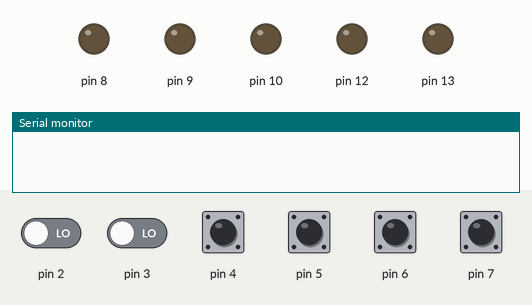
The sketch below on a simulated Arduino Uno, built with avr-gcc and run on an emulated ATmega328P. Shown: output pins drawn as LEDs (lit = HIGH), the last lines printed to the serial monitor. Inputs (shaded band) come from the test bench; at power-on: pin 4–7 HIGH, pin 2, pin 3 LOW.

Above: at 1.2 s.
1.3 s: pin 4 pulled LOW for 0.15 s
At 1.42 s:
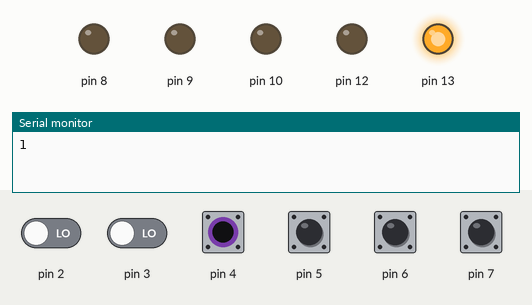
3.0 s: pin 5 pulled LOW for 0.15 s
At 3.07 s:
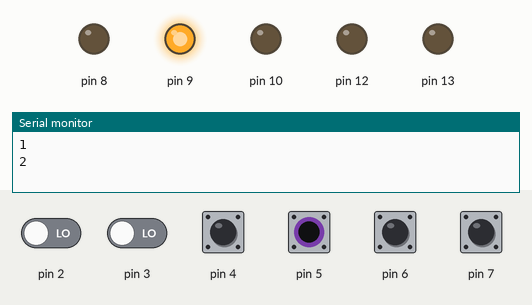
4.6 s: pin 6 pulled LOW for 0.15 s
At 4.72 s:
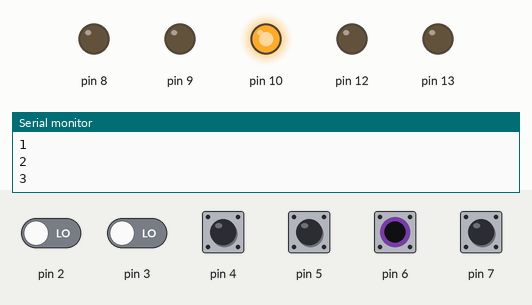
6.3 s: pin 7 pulled LOW for 1 s
At 8.2 s:
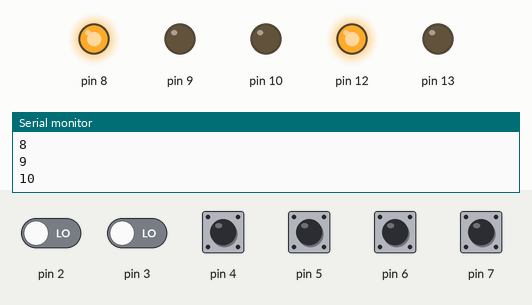
10.3 s: pin 2 driven HIGH and pin 4 driven LOW
At 12.8 s:
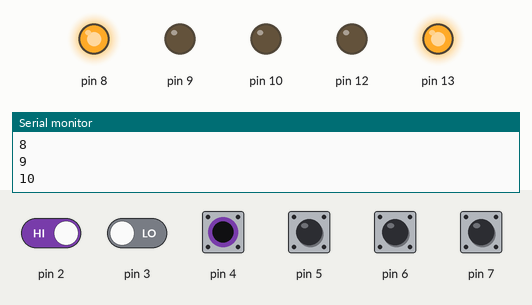
13.3 s: pin 4 driven HIGH
At 15.8 s:
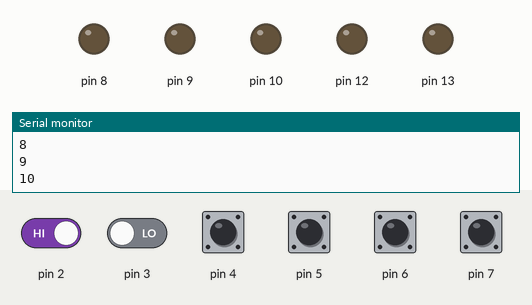
Timing chart, 0 to 17.3 s (numbered marks = the images above; inputs shaded):
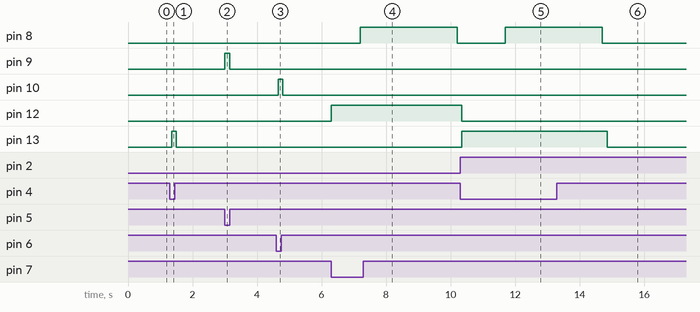

Measured:
- after the input at 1.3 s, pin 13: LOW → HIGH after 0.05 s, → LOW 0.15 s later
- after the input at 3.0 s, pin 9: LOW → HIGH at once, → LOW 0.15 s later
- after the input at 4.6 s, pin 10: LOW → HIGH after 0.05 s, → LOW 0.15 s later
- after the input at 6.3 s, pin 8: LOW → HIGH after 0.90 s, → LOW 3.0 s later; pin 12: LOW → HIGH at once
- after the input at 10.3 s, pin 8: LOW → HIGH after 1.4 s; pin 13: LOW → HIGH after 0.05 s
- after the input at 13.3 s, pin 8: goes on until 14.7 s, then stays LOW; pin 13: HIGH → LOW after 1.6 s

The sketch:

Task4.ino
```cpp
// Deklarera pekare till registren för Port B, Port D och Port B's indataregister
volatile uint8_t* ddrb = (volatile uint8_t*)0x24;
volatile uint8_t* portb = (volatile uint8_t*)0x25;
volatile uint8_t* pinb = (volatile uint8_t*)0x23;

volatile uint8_t* ddrd = (volatile uint8_t*)0x2A;
volatile uint8_t* portd = (volatile uint8_t*)0x2B;
volatile uint8_t* pind = (volatile uint8_t*)0x29;

// Variabel för att räkna knapptryckningar
int counter = 0;

void setup() {
  // Ställ in pin 0, 1, 2, 4 och 5 på Port B som utgångar
  *ddrb |= (1 << 0);
  *ddrb |= (1 << 1);
  *ddrb |= (1 << 2);
  *ddrb |= (1 << 4);
  *ddrb |= (1 << 5);

  // Ställ in pin 4, 5, 6 och 7 på Port D som ingångar med pull-up motstånd aktiverade
  *ddrd &= ~(1 << 4);
  *portd |= (1 << 4);

  *ddrd &= ~(1 << 5);
  *portd |= (1 << 5);

  *ddrd &= ~(1 << 6);
  *portd |= (1 << 6);

  *ddrd &= ~(1 << 7);
  *portd |= (1 << 7);

  // Starta seriell kommunikation med baud rate 9600
  Serial.begin(9600);
}

void loop() {
  // Fördröjning för att undvika snabba knapptryckningar
  delay(150);

  // Variabel för att räkna knapptryckningar
  int button_presses = 0;

  // Kontrollera om knappen på pinne 4 på Port D trycks ner
  if (!(*pind & (1 << 4))) {
    *portb |= (1 << 5); // Sätt på blå LED
    counter++; // Öka räknaren
    Serial.println(counter); // Skriv ut räknaren via seriell kommunikation
    button_presses++; // Öka antalet knapptryckningar
  } else {
    *portb &= ~(1 << 5); // Stäng av blå LED
  }
 if (!(*pind & (1 << 5))) {
    *portb |= (1 << 1);
    counter++;
    Serial.println(counter);
    button_presses++;
  } else {
    *portb &= ~(1 << 1);
  }
 if (!(*pind & (1 << 6))) {
    *portb |= (1 << 2);
    counter++;
    Serial.println(counter);
    button_presses++;
  } else {
    *portb &= ~(1 << 2);
  }

 if (!(*pind & (1 << 7))) {
    *portb |= (1 << 4);
    counter++;
    Serial.println(counter);
    button_presses++;
  } else {
    *portb &= ~(1 << 4);
  }
 // Aktivera andra gröna LED om räknaren är en multipel av 10 och inte noll
  if (counter % 10 == 0 && counter != 0) {
    *portb |= (1 << 0); // Sätt på andra gröna LED
    delay(3000); // Vänta i 3 sekunder
    *portb &= ~(1 << 0); // Stäng av andra gröna LED
  }

  // Aktivera andra gröna LED om minst 2 knappar trycks samtidigt
  if (button_presses >= 2) {
    *portb |= (1 << 0); // Sätt på andra gröna LED
    delay(3000); // Vänta i 3 sekunder
    *portb &= ~(1 << 0); // Stäng av andra gröna LED
  }

  // Återställ räknaren om den når 10 eller mer
  if (counter >= 10) {
    counter = 0; // Återställ räknaren till noll
  }
}
```
